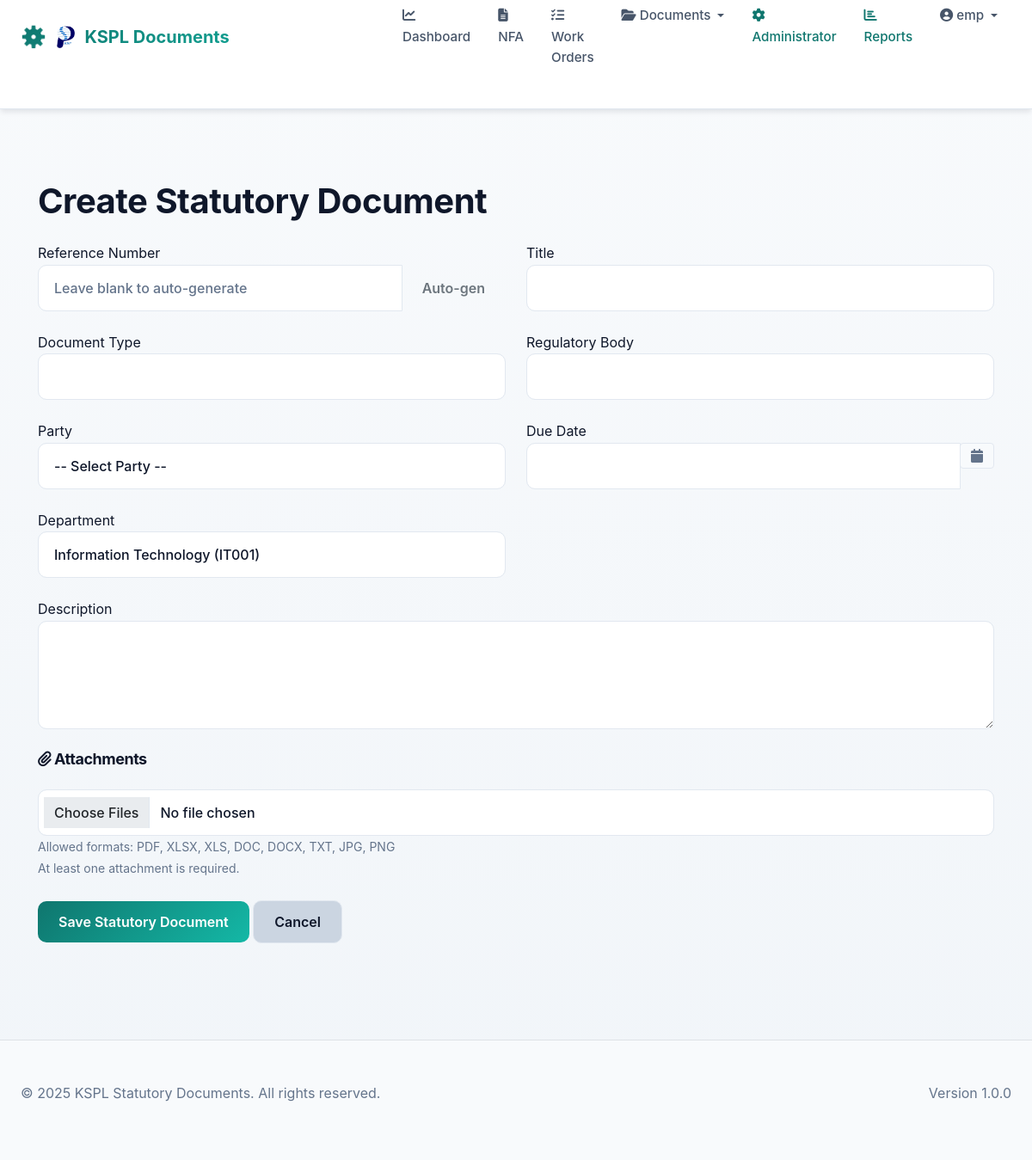
Page /statutory-documents/create (signed in) on the committed database.
### models/__init__.py (models this page shows, shortened)
class User(UserMixin, db.Model):
    __tablename__ = 'users'
    id = db.Column(db.Integer, primary_key=True)
    username = db.Column(db.String(120), unique=True, nullable=False)
    email = db.Column(db.String(120), unique=True, nullable=False)
    password_hash = db.Column(db.String(255), nullable=False)
    first_name = db.Column(db.String(120))
    last_name = db.Column(db.String(120))
    department_id = db.Column(db.Integer, db.ForeignKey('departments.id'))
    is_active = db.Column(db.Boolean, default=True)
    created_at = db.Column(db.DateTime, default=datetime.utcnow)
    roles = db.relationship('Role', secondary='user_roles', backref=db.backref('users', lazy='dynamic'))
    department = db.relationship('Department', backref='users')
    def has_role(self, role_name):
        return any(role.name == role_name for role in self.roles)

class Department(db.Model):
    __tablename__ = 'departments'
    id = db.Column(db.Integer, primary_key=True)
    name = db.Column(db.String(255), unique=True, nullable=False)
    code = db.Column(db.String(50), unique=True, nullable=False)
    description = db.Column(db.Text)
    status = db.Column(db.String(50), default='Active')
    created_at = db.Column(db.DateTime, default=datetime.utcnow)
    updated_at = db.Column(db.DateTime, default=datetime.utcnow, onupdate=datetime.utcnow)

### routes/main.py (the view, shortened to what this page needs)
@main_bp.route('/statutory-documents/create', methods=['GET', 'POST'])
@login_required
def statutory_document_create():
    if current_user.has_role('hod'):
        flash('Head of Departments can only review and approve documents, not create them.', 'warning')
        return redirect(url_for('main.dashboard'))
    form = StatutoryDocumentForm()
    form.party_id.choices = get_party_choices()
    form.department_id.choices = get_department_choices()
    return render_template('pages/statutory_document_form.html', form=form, title='Create Statutory Document')

### templates/pages/statutory_document_form.html (shortened to what this page needs)
{% extends "index.html" %}
{% block content %}
<div class="container mt-4">
    <h1>{{ title }}</h1>
    <form method="POST" enctype="multipart/form-data" novalidate>
        <div class="row">
            <div class="col-md-6">
                <div class="mb-3">
                    {{ form.reference_number.label }}
                    <div class="input-group">
                        {% if form.reference_number.errors %}
                            {{ form.reference_number(class="form-control is-invalid") }}
                        {% else %}
                            {{ form.reference_number(class="form-control") }}
                        {% endif %}
                        <button class="btn btn-outline-secondary" type="button" id="auto_generate_ref">Auto-gen</button>
                    </div>
                </div>
            </div>
            <div class="col-md-6">
                <div class="mb-3">
                    {{ form.title.label }}
                    {% if form.title.errors %}
                        {{ form.title(class="form-control is-invalid") }}
                        <div class="invalid-feedback">{% for error in form.title.errors %}{{ error }}{% endfor %}</div>
                    {% else %}
                        {{ form.title(class="form-control") }}
                    {% endif %}
                </div>
            </div>
        </div>
        <div class="row">
            <div class="col-md-6">
                <div class="mb-3">
                    {{ form.document_type.label }}
                    {{ form.document_type(class="form-control") }}
                </div>
            </div>
            <div class="col-md-6">
                <div class="mb-3">
                    {{ form.regulatory_body.label }}
                    {{ form.regulatory_body(class="form-control") }}
                </div>
            </div>
        </div>
        <div class="row">
            <div class="col-md-6">
                <div class="mb-3">
                    {{ form.party_id.label }}
                    {% if form.party_id.errors %}
                        {{ form.party_id(class="form-control is-invalid") }}
                        <div class="invalid-feedback">
                            {% for error in form.party_id.errors %}{{ error }}{% endfor %}
                        </div>
                    {% else %}
                        {{ form.party_id(class="form-control") }}
                    {% endif %}
                </div>
            </div>
            <div class="col-md-6">
                <div class="mb-3">
                    {{ form.due_date.label }}
                    <div class="input-group date" id="due_date_picker" data-target-input="nearest">
                        {{ form.due_date(class="form-control datetimepicker-input", data_target="#due_date_picker") }}
                        <div class="input-group-append" data-target="#due_date_picker" data-toggle="datetimepicker">
                            <div class="input-group-text"><i class="fa fa-calendar"></i></div>
                        </div>
                    </div>
                </div>
            </div>
            <div class="col-md-6">
                <div class="mb-3">
                    {% set is_admin = current_user.roles | selectattr('name', 'equalto', 'admin') | list %}
                    {{ form.department_id.label }}
                    {% if is_admin %}
                        {% if form.department_id.errors %}
                            {{ form.department_id(class="form-control is-invalid") }}
                            <div class="invalid-feedback">
                                {% for error in form.department_id.errors %}{{ error }}{% endfor %}
                            </div>
                        {% else %}
                            {{ form.department_id(class="form-control") }}
                        {% endif %}
                    {% else %}
                        <input type="text" class="form-control" readonly value="{% if current_user.department %}{{ current_user.department.name }} ({{ current_user.department.code }}){% else %}No Department Assigned{% endif %}">
                    {% endif %}
                </div>
            </div>
        </div>
        <div class="mb-3">
            {{ form.description.label }}
            {{ form.description(class="form-control", rows="4") }}
        </div>
        <div class="mb-3">
            <h5><i class="fas fa-paperclip"></i> Attachments</h5>
            {% if document and document.attachments %}
            <div class="mb-3 p-3 bg-light rounded">
                <h6>Existing Attachments:</h6>
                <div class="list-group">
                    {% for attachment in document.attachments %}
                    <div class="list-group-item d-flex justify-content-between align-items-center attachment-row" data-attachment-id="{{ attachment.id }}" id="attachment-row-{{ attachment.id }}">
                        <div>
                            <i class="fas fa-file"></i>
                            <a href="{{ url_for('main.download_attachment', attachment_id=attachment.id) }}" target="_blank" class="attachment-link">
                                {{ attachment.filename }}
                            </a>
                            <small class="text-muted ms-2 attachment-date">
                                ({{ attachment.uploaded_at.strftime('%d %b %Y') }})
                            </small>
                        </div>
                        <div style="display: flex; gap: 8px;" class="attachment-buttons">
                            <button type="button" class="btn btn-sm btn-primary" onclick="document.getElementById('new_attachment_input_{{ loop.index }}').click();">
                                <i class="fas fa-upload"></i> Upload New
                            </button>
                            <input type="file" id="new_attachment_input_{{ loop.index }}" name="new_attachments" accept=".pdf,.xlsx,.xls,.doc,.docx,.txt,.jpg,.png" style="display: none;" onchange="uploadNewAttachment(this, '{{ document.id }}', {{ attachment.id }});" data-attachment-id="{{ attachment.id }}">
                            <button type="button" class="btn btn-sm btn-danger" onclick="deleteAttachment({{ attachment.id }});">
                                <i class="fas fa-trash"></i> Delete
                            </button>
                        </div>
                    </div>
                    {% endfor %}
                </div>
            </div>
            {% else %}
            <div class="mb-3">
                {{ form.attachments(class="form-control") }}
                <small class="form-text text-muted">
                    Allowed formats: PDF, XLSX, XLS, DOC, DOCX, TXT, JPG, PNG<br>
                    At least one attachment is required.
                </small>
            </div>
            {% endif %}
        </div>
        <div class="mb-3">
            {{ form.submit(class="btn btn-primary") }}
            <a href="{{ url_for('main.statutory_document_list') }}" class="btn btn-secondary">Cancel</a>
        </div>
    </form>
</div>
{% endblock %}

### templates/index.html (shortened to what this page needs)
<!DOCTYPE html>
<html lang="en">
<head>
    <link href="https://cdn.jsdelivr.net/npm/bootstrap@5.1.3/dist/css/bootstrap.min.css" rel="stylesheet">
    <link rel="stylesheet" href="https://cdnjs.cloudflare.com/ajax/libs/font-awesome/6.4.0/css/all.min.css">
    <link rel="stylesheet" href="https://cdnjs.cloudflare.com/ajax/libs/tempusdominus-bootstrap-4/5.39.0/css/tempusdominus-bootstrap-4.min.css" />
    <link rel="stylesheet" href="{{ url_for('static', filename='main.css') }}">
</head>
<body>
    <nav class="navbar navbar-expand-lg navbar-light" style="padding: initial;">
        <div class="container-fluid px-4">
            <a class="navbar-brand d-flex align-items-center" href="{% if current_user.is_authenticated %}{% if current_user.has_role('admin') %}{{ url_for('admin.admin_dashboard') }}{% else %}{{ url_for('main.dashboard') }}{% endif %}{% else %}{{ url_for('auth.login') }}{% endif %}" style="gap: 12px;">
                <img style="max-width: 5%; height: auto;" src="{{ url_for('static', filename='images/ksp-logo.png') }}" alt="KSP Logo" height="40" class="img-fluid">
                <span>KSPL Documents</span>
            </a>
            <div class="collapse navbar-collapse" id="navbarNav">
                <ul class="navbar-nav ms-auto">
                    {% if current_user.is_authenticated %}
                        <li class="nav-item">
                            <a class="nav-link" href="{{ url_for('main.dashboard') }}">
                                <i class="fas fa-chart-line me-1"></i>Dashboard
                            </a>
                        </li>
                        <li class="nav-item">
                            <a class="nav-link" href="{{ url_for('main.nfa_list') }}">
                                <i class="fas fa-file-alt me-1"></i>NFA
                            </a>
                        </li>
                        <li class="nav-item">
                            <a class="nav-link" href="{{ url_for('main.work_order_list') }}">
                                <i class="fas fa-tasks me-1"></i>Work Orders
                            </a>
                        </li>
                        <li class="nav-item dropdown">
                            <a class="nav-link dropdown-toggle" href="#" id="documentsDropdown" role="button" data-bs-toggle="dropdown" aria-expanded="false">
                                <i class="fas fa-folder-open me-1"></i>Documents
                            </a>
                        </li>
                        <li class="nav-item">
                            <a class="nav-link text-primary" href="{{ url_for('admin.admin_dashboard') }}">
                                <i class="fas fa-cog me-1"></i>Administrator
                            </a>
                        </li>
                        <li class="nav-item">
                            <a class="nav-link text-primary" href="{{ url_for('admin.reports') }}">
                                <i class="fas fa-chart-bar me-1"></i>Reports
                            </a>
                        </li>
                        <li class="nav-item dropdown">
                            <a class="nav-link dropdown-toggle" href="#" id="userDropdown" role="button" data-bs-toggle="dropdown" aria-expanded="false">
                                <i class="fas fa-user-circle me-1"></i>{{ current_user.username }}
                            </a>
                        </li>
                    {% else %}
                        <li class="nav-item">
                            <a class="nav-link" href="{{ url_for('auth.login') }}">
                                <i class="fas fa-sign-in-alt me-1"></i>Login
                            </a>
                        </li>
                    {% endif %}
                </ul>
            </div>
        </div>
    </nav>
    <div class="container-fluid">
        {% block content %}{% endblock %}
    </div>
    <footer class="bg-light border-top mt-5 py-4">
        <div class="container-fluid px-4">
            <div class="row">
                <div class="col-md-6">
                    <p class="text-muted mb-0">© 2025 KSPL Statutory Documents. All rights reserved.</p>
                </div>
                <div class="col-md-6 text-md-end">
                    <p class="text-muted mb-0">Version 1.0.0</p>
                </div>
            </div>
        </div>
    </footer>
</body>
</html>

### rows in the picture
User: username "emp"
Department: department.name "Information Technology (IT001)"

### other values in the picture
{{ title }} "Create Statutory Document"
